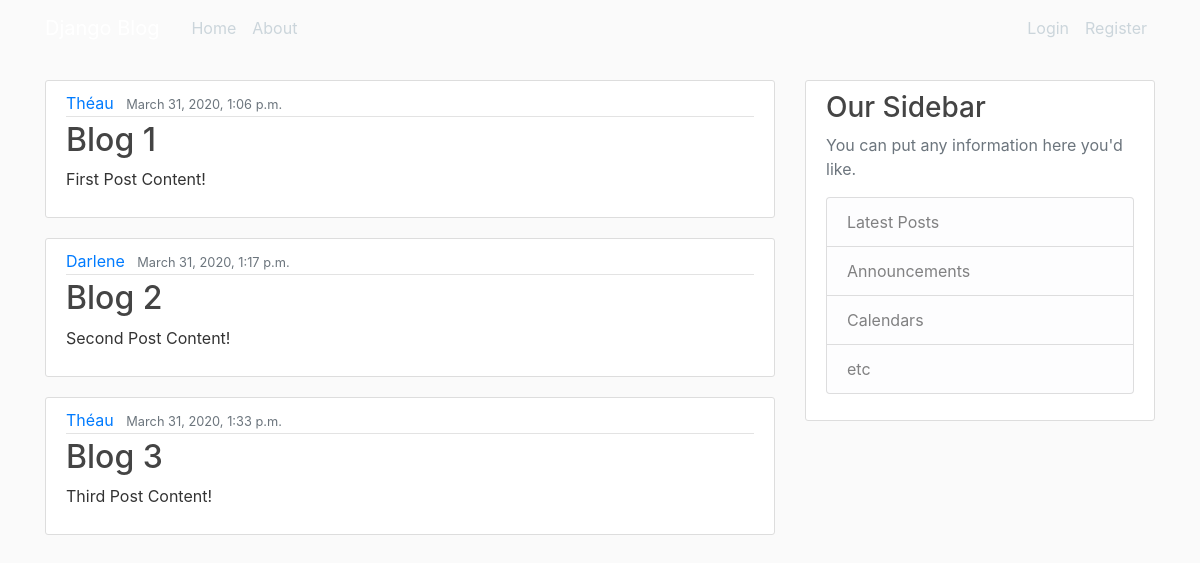
The page / on the database its author committed.
### blog/models.py (models this page shows, shortened)
class Post02(models.Model):
    title = models.CharField(max_length=100)
    content = models.TextField()
    date_posted = models.DateTimeField(default=timezone.now)
    author = models.ForeignKey(User, on_delete=models.CASCADE)

### blog/views.py (the view)
# urls.py: path('', views.home, name='blog-home'),
def home(request):
    context = {
        'Posts': Post02.objects.all(),
        'title': 'Home'
    }
    return render(request, 'blog/home.html', context)

### blog/templates/blog/home.html
{% extends "blog/base.html" %}
{% block content %}
    {% for post in Posts %}
        <article class="media content-section">
          <div class="media-body">
            <div class="article-metadata">
              <a class="mr-2" href="#">{{ post.author.first_name }}</a>
              <small class="text-muted">{{ post.date_posted }}</small>
            </div>
            <h2><a class="article-title" href="#">{{ post.title }}</a></h2>
            <p class="article-content">{{ post.content }}</p>
          </div>
        </article>
    {% endfor %}
{% endblock content %}

### blog/templates/blog/base.html (shortened to what this page needs)
{% load static %}
<!DOCTYPE html>
<html lang="en">
<head>
    <link rel="stylesheet" href="https://maxcdn.bootstrapcdn.com/bootstrap/4.0.0/css/bootstrap.min.css">
    <link rel="stylesheet" type="text/css" href="{% static 'blog/main.css' %}">
</head>
<body>
    <header class="site-header">
      <nav class="navbar navbar-expand-md navbar-dark navbar-default fixed-top">
        <div class="container">
          <a class="navbar-brand mr-4" href="{% url 'blog-home' %}">Django Blog</a>
          <div class="collapse navbar-collapse" id="navbarToggle">
            <div class="navbar-nav mr-auto">
              <a class="nav-item nav-link" href="{% url 'blog-home' %}">Home</a>
              <a class="nav-item nav-link" href="{% url 'blog-about' %}">About</a>
            </div>
            <div class="navbar-nav">
                {% if user.is_authenticated %}
                    <a class="nav-item nav-link" > {{ user.first_name }}, you are connected </a>
                    <a class="nav-item nav-link" href="{% url 'logout' %}">Logout</a>
                    <a class="nav-item nav-link" href="{% url 'profile' %}">Profile</a>
                {% else %}
                    <a class="nav-item nav-link" href="{% url 'login' %}">Login</a>
                     <a class="nav-item nav-link" href="{% url 'register' %}">Register</a>
                {% endif %}
            </div>
          </div>
        </div>
      </nav>
    </header>
    <main role="main" class="container">
      <div class="row">
        <div class="col-md-8">
            {% block content %}{% endblock %}
        </div>
        <div class="col-md-4">
          <div class="content-section">
            <h3>Our Sidebar</h3>
            <p class='text-muted'>You can put any information here you'd like.
              <ul class="list-group">
                <li class="list-group-item list-group-item-light">Latest Posts</li>
                <li class="list-group-item list-group-item-light">Announcements</li>
                <li class="list-group-item list-group-item-light">Calendars</li>
                <li class="list-group-item list-group-item-light">etc</li>
              </ul>
            </p>
          </div>
        </div>
      </div>
    </main>
</body>

### blog/static/blog/main.css (style rules this page uses)
body { background: #fafafa; color: #333333; margin-top: 5rem; }
h1, h2, h3, h4, h5, h6 { color: #444444; }
ul { margin: 0; }
.site-header .navbar-nav .nav-link { color: #cbd5db; }
.content-section { background: #ffffff; padding: 10px 20px; border: 1px solid #dddddd; border-radius: 3px; margin-bottom: 20px; }
.article-title { color: #444444; }
.article-content { white-space: pre-line; }
.article-metadata { padding-bottom: 1px; margin-bottom: 4px; border-bottom: 1px solid #e3e3e3 }

### rows shown on the page
Post02: author.first_name "Théau", date_posted "March 31, 2020, 1:06 p.m.", title "Blog 1", content "First Post Content!"
Post02: author.first_name "Darlene", date_posted "March 31, 2020, 1:17 p.m.", title "Blog 2", content "Second Post Content!"
Post02: author.first_name "Théau", date_posted "March 31, 2020, 1:33 p.m.", title "Blog 3", content "Third Post Content!"
